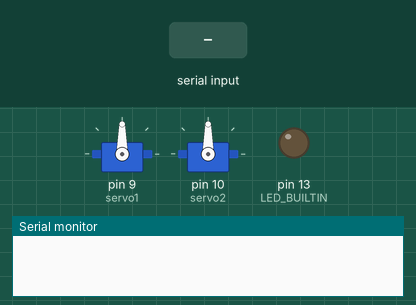
Bench run of a sketch on a simulated Arduino Uno, built with avr-gcc and run on an emulated ATmega328P. Parts: 2 × servo, output pins drawn as LEDs (lit = HIGH), the last lines printed to the serial monitor. Inputs (shaded band) come from the test bench.

Above: at 1.2 s.
1.3 s: "1;1\n" received over Serial
At 2.1 s:
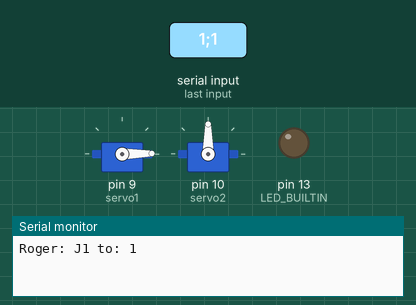
2.8 s: "1;150\n" received over Serial
4.3 s: "1\n" received over Serial
Timing chart, 0 to 7.3 s (numbered marks = the images above; inputs shaded):
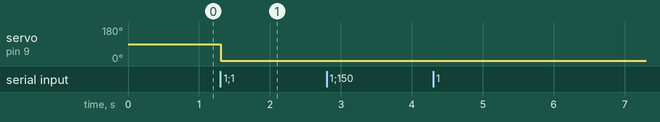

Measured:
- after the input at 1.3 s, servo on pin 9 (servo1): 90° → 1° at once

The sketch:

Arduino_uni.ino
```cpp
#include <Servo.h>

Servo servo1;
Servo servo2;
const int servomin=500;
const int servomax=2400;

void setup() {
  Serial.begin(9600);
  servo1.attach(9,servomin,servomax);
  servo2.attach(10,servomin,servomax);
  pinMode(LED_BUILTIN, OUTPUT);
}

#define errormessage(message) {Serial.println(message); return;}

void loop() {
  if (not Serial.available()) return;

  String msg = Serial.readStringUntil('\n');
  int lpos = msg.indexOf(";");
  if (-1 == lpos) errormessage("No separator in " + msg);
  if (msg.lastIndexOf(";") > lpos) errormessage("More than one separator in "+msg)

  String jointselectstr = msg.substring(lpos+1);
  int jointselect;
  if (jointselectstr == "1") jointselect=1;
  else if (jointselectstr == "2") jointselect=2;
  else errormessage("Invalid joint selected in " + msg)

  msg.remove(lpos);
  int angle=msg.toInt();
  if ((msg != "0") and (0 == angle)) errormessage("A number needed as joint angle instead of " + msg)
  if ((0 > angle) or (170 < angle)) errormessage(msg + "is outside of 0-170 ")

  Serial.print("Roger: J");
  Serial.print(jointselect);
  Serial.print(" to: ");
  Serial.println(angle);

  if (jointselect == 1) servo1.write(angle);
  else servo2.write(angle);
}
```
